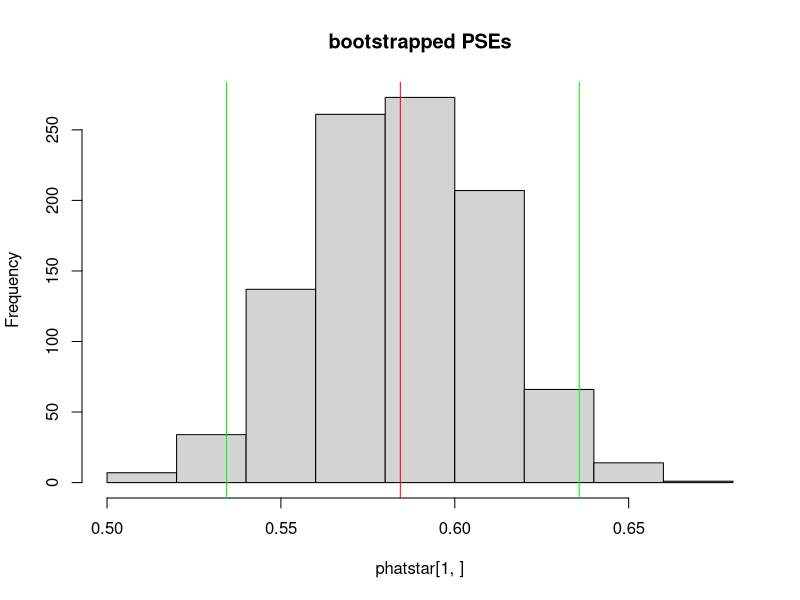

Generate this figure with R:
# bootstrap2.R  Bootstrap the parameters of a fitted function

rm( list=ls() )

# make up some behavioural data for a discrimination task
df <- data.frame( stimlev=seq( 0.1, 1.0, by=0.1 ),                  # stimulus levels
                  ntrials=rep( 20, times=10 ),                      # number of trials at each stimulus level
                  nhigher=c( 1, 0, 4, 5, 8, 10, 12, 14, 19, 20 ) )  # number of trials where the observer responded "higher"
df$phigher <- df$nhigher / df$ntrials                               # 'nhigher' expressed as a proportion

# choose the form of the psychometric function
psyfn <- function( x, mu, sigma )
    pnorm( x, mu, sigma )

# define a maximum likelihood objective function
obj <- function( p, data )
    -sum(log( dbinom( data$nhigher, data$ntrials, psyfn( data$stimlev, p[1], p[2] ) ) ))

# make bootstrap function 
# This only gives you the parameters of the fit (either bootstrapped, or not)
bootfn <- function( resample=TRUE ) {
    
    # resample data
    dfstar <- df
    if( resample ) {
        dfstar$nhigher <- rbinom( nrow(df), df$ntrials, df$phigher )
        dfstar$phigher <- dfstar$nhigher / dfstar$ntrials
    }
    
    # fit resampled data
    pinit <- c( 0.5, 0.2 )                       # initial guess
    m <- optim( pinit, obj, NULL, data=dfstar )  # find parameters of best fit
    return( m$par )

}

# get fit to original data
phat <- bootfn( resample=FALSE )

# bootstrap 
# replicate runs a function a bunch of times
phatstar <- replicate( 1000, bootfn() )
# note that replicate is wide: gives you 2 x 1000 matrix

# histogram bootstrapped PSEs
hist( phatstar[1,], main='bootstrapped PSEs' )
abline( v=phat[1], col='red' )

# report maximum likelihood fit and bootstrapped 95% confidence interval
pse_ml <- phat[1]
pse_sd <- sd( phatstar[1,] )
cat( sprintf('\npse = %.4f +- %.4f\n\n',pse_ml,1.96*pse_sd) )

# or find the 95% confidence interval nonparametrically
cint <- quantile( phatstar[1,], c(0.025,0.975) )
cat( sprintf('pse = %.4f, 95%% confidence interval = (%.4f, %.4f)\n\n',pse_ml,cint[1],cint[2]) )
abline( v=cint, col='green' )
